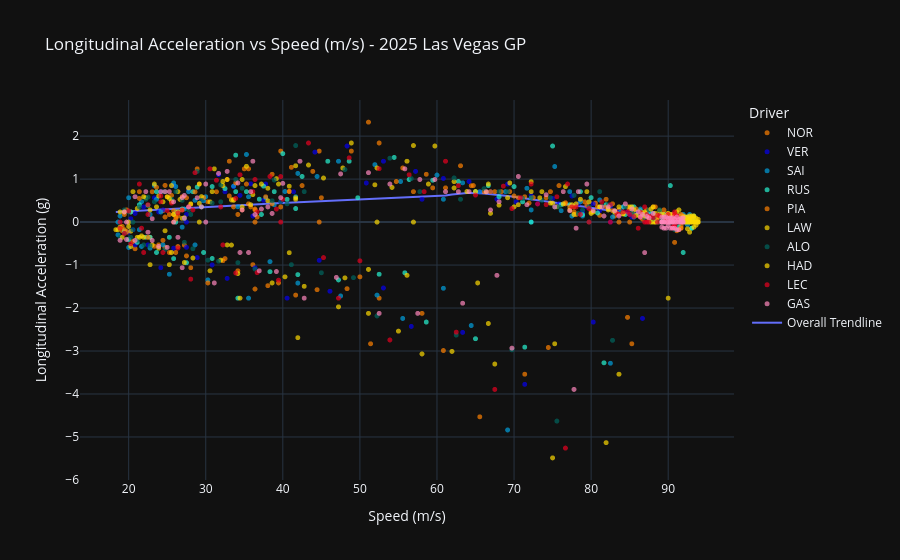

Write notebook code for a chart like this one.
### Markdown cell above
# 2025 Graphs

### Code cell
scat25 = px.scatter(
    q25_tele,
    x='Speed_ms',
    y='Longitudinal_Acceleration_g',
    color='Driver',
    color_discrete_map=driver_colors,
    template='plotly_dark',
    title='Longitudinal Acceleration vs Speed (m/s) - 2025 Las Vegas GP',
    labels={'Speed_ms': 'Speed (m/s)', 'Longitudinal_Acceleration_g': 'Longitudinal Acceleration (g)'},
    trendline='lowess',
    trendline_scope='overall',
)
scat25.update_traces(marker=dict(size=5, opacity=0.7), selector=dict(mode='markers'))
scat25.show()
